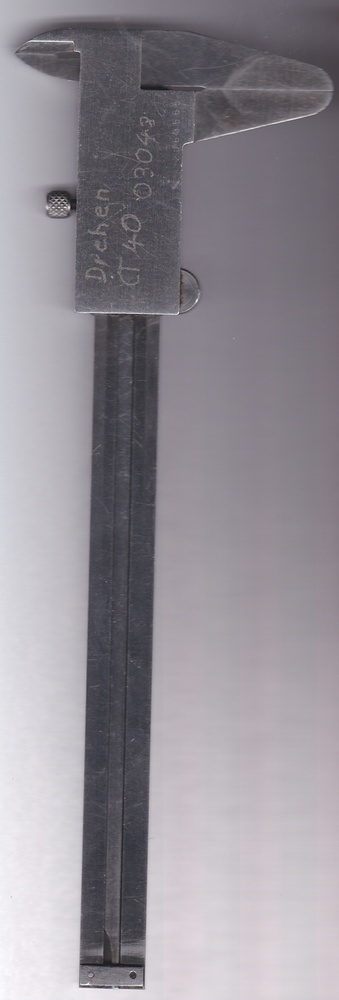
#> input picture opencv/img/caliper.jpg, 339 x 1000 px, shrunk from 957 x 2824 before the run
$ python test.py img/caliper.jpg
#> lines starting #> are read from the running program, lines starting #| are printed output that depends on the picture; after the words box and inside, x2 and y2 are one past the last pixel; in counts of white or black regions, pixels touching at a corner belong together
import cv2
import numpy as np
from matplotlib import pyplot as plt
import sys

# Read args
image_path = sys.argv[1]
# Load the image
# image_path = "C:/Users/timal/Documents/Programmieren/foamsizer/opencv/img/caliper.jpg"
image = cv2.imread(image_path)
#> image is the input picture: shape (1000, 339, 3); mean B, G, R 150, 142.7, 147.4

# Convert to grayscale
gray = cv2.cvtColor(image, cv2.COLOR_BGR2GRAY)

# Apply GaussianBlur to reduce noise
blurred = cv2.GaussianBlur(gray, (5, 5), 0)

# Use adaptive thresholding
thresh = cv2.adaptiveThreshold(
    blurred, 255, cv2.ADAPTIVE_THRESH_GAUSSIAN_C, cv2.THRESH_BINARY_INV, 135, 2)
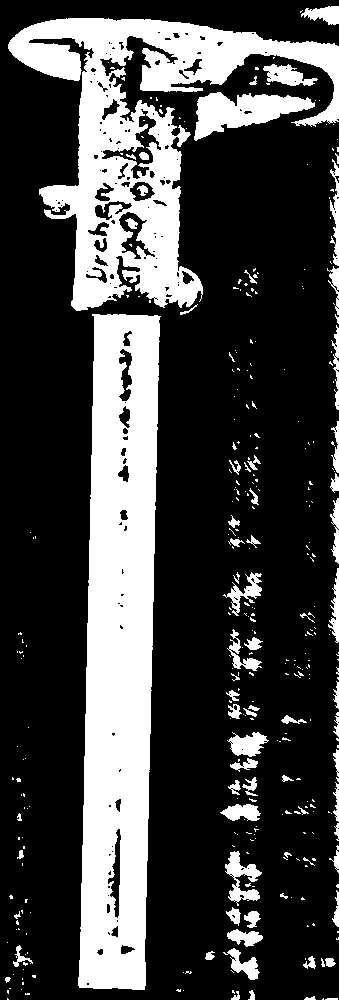
#> thresh: shape (1000, 339); 26.4% white; 341 white regions (268 under 20 px), largest, box (x1, y1, x2, y2) and area: (78, 314, 161, 990) 42494, (8, 18, 339, 311) 32341, (194, 92, 315, 141) 3076

# Use morphological operations to close gaps
kernel = np.ones((25, 25), np.uint8)
morphed = cv2.morphologyEx(thresh, cv2.MORPH_CLOSE, kernel)
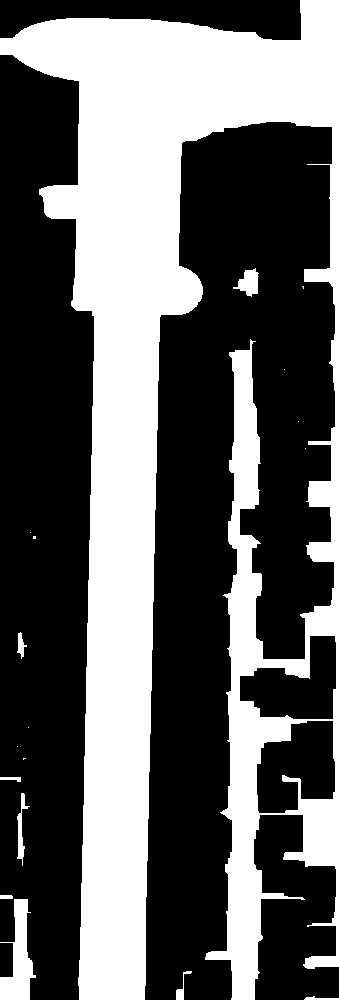
#> morphed: shape (1000, 339); 38.2% white; 18 white regions (9 under 20 px)

# Find contours
contours, _ = cv2.findContours(
    morphed, cv2.RETR_EXTERNAL, cv2.CHAIN_APPROX_SIMPLE)
#> contours = 18 contours, 9 with area under 20; largest, box (x1, y1, x2, y2) and area: (0, 0, 339, 1000) 133826, (0, 899, 36, 1000) 1720, (233, 268, 259, 297) 370, (17, 793, 30, 866) 228, (17, 632, 27, 659) 98

# Select the contour with the largest area
largest_contour = max(contours, key=cv2.contourArea)
#> largest_contour = contour of 707 points, box (x1, y1, x2, y2) (0, 0, 339, 1000), area 133826

# Draw the largest contour on the original image
contour_image = image.copy()
cv2.drawContours(contour_image, [largest_contour], -1, (0, 255, 0), 2)

# Draw an approximated contour around the largest contour
epsilon = 0.0025 * cv2.arcLength(largest_contour, True)
#> epsilon = 15.91
approx = cv2.approxPolyDP(largest_contour, epsilon, True)
#> approx = contour of 59 points, box (x1, y1, x2, y2) (0, 0, 339, 1000), area 135931
cv2.drawContours(contour_image, [approx], -1, (0, 0, 255), 2)
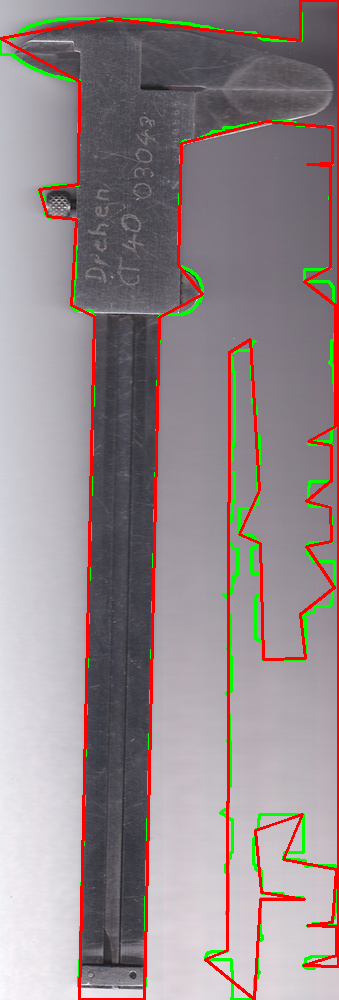
#> contour_image: shape (1000, 339, 3); mean B, G, R 140.1, 138.4, 150

# Print approx points
approx_points = approx.tolist()
#> approx_points = 59 items
for point in approx_points:
    print(str(point[0][0]) + "," + str(point[0][1]))
    sys.stdout.flush()
#> this loop made 59 passes
#> point on passes 1 to 12: [[338, 0]], [[300, 0]], [[300, 40]], [[108, 18]], [[0, 38]], [[79, 81]], [[78, 184]], [[39, 189]], [[47, 216]], [[76, 219]], [[71, 305]], [[94, 316]]
#| 338,0
#| 300,0
#| 300,40
#| 108,18
#| 0,38
#| 79,81
#| 78,184
#| 39,189
#> (further printed lines are left out)

# Display the original image, thresholded image, and contour image
plt.figure(figsize=(15, 5))

plt.subplot(1, 4, 1)
plt.title("Original Image")
plt.imshow(cv2.cvtColor(blurred, cv2.COLOR_BGR2RGB))

plt.subplot(1, 4, 2)
plt.title("Thresholded Image")
plt.imshow(thresh, cmap='gray')

plt.subplot(1, 4, 3)
plt.title("Closed Contours")
plt.imshow(morphed, cmap='gray')

plt.subplot(1, 4, 4)
plt.title("Largest Contour")
plt.imshow(cv2.cvtColor(contour_image, cv2.COLOR_BGR2RGB))

# plt.show()
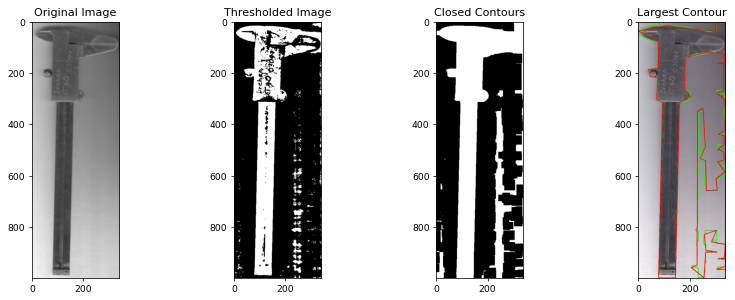
#> figure drawn by matplotlib, 4 panels
